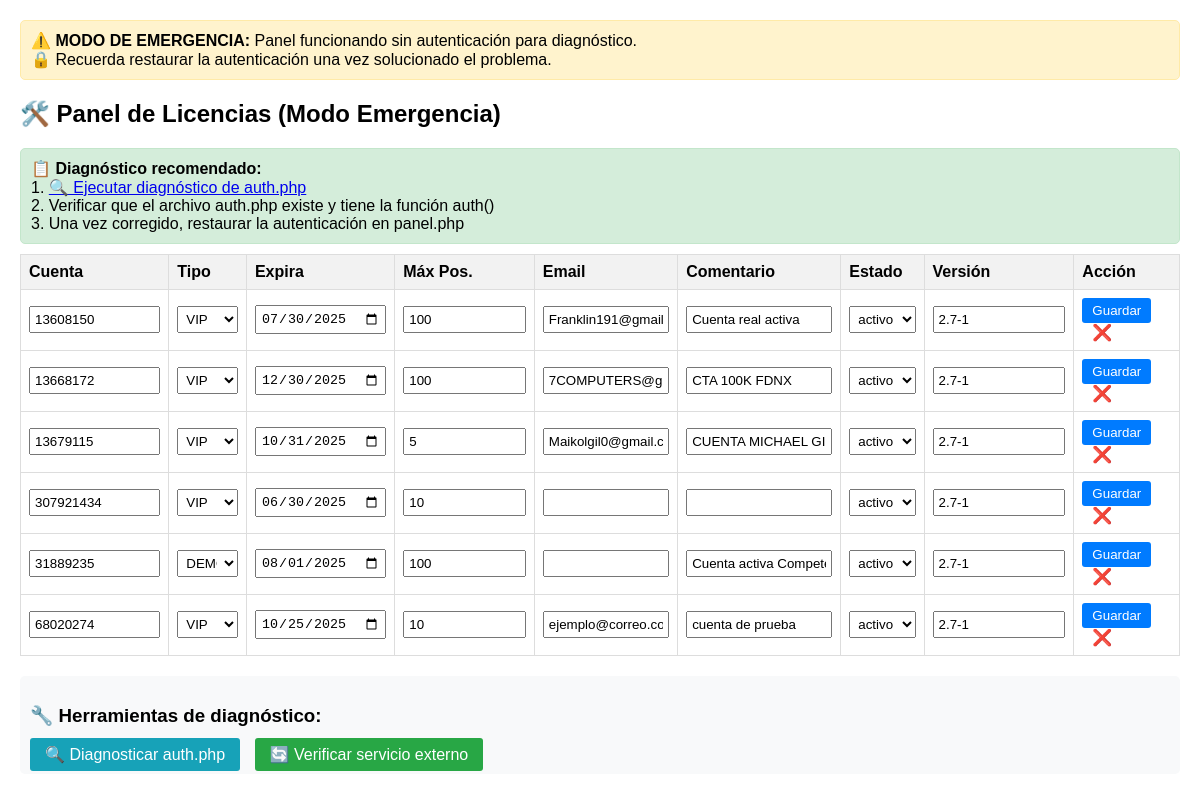
/axrepad/panel_no_auth.php, run on an earlier commit of the app's database.
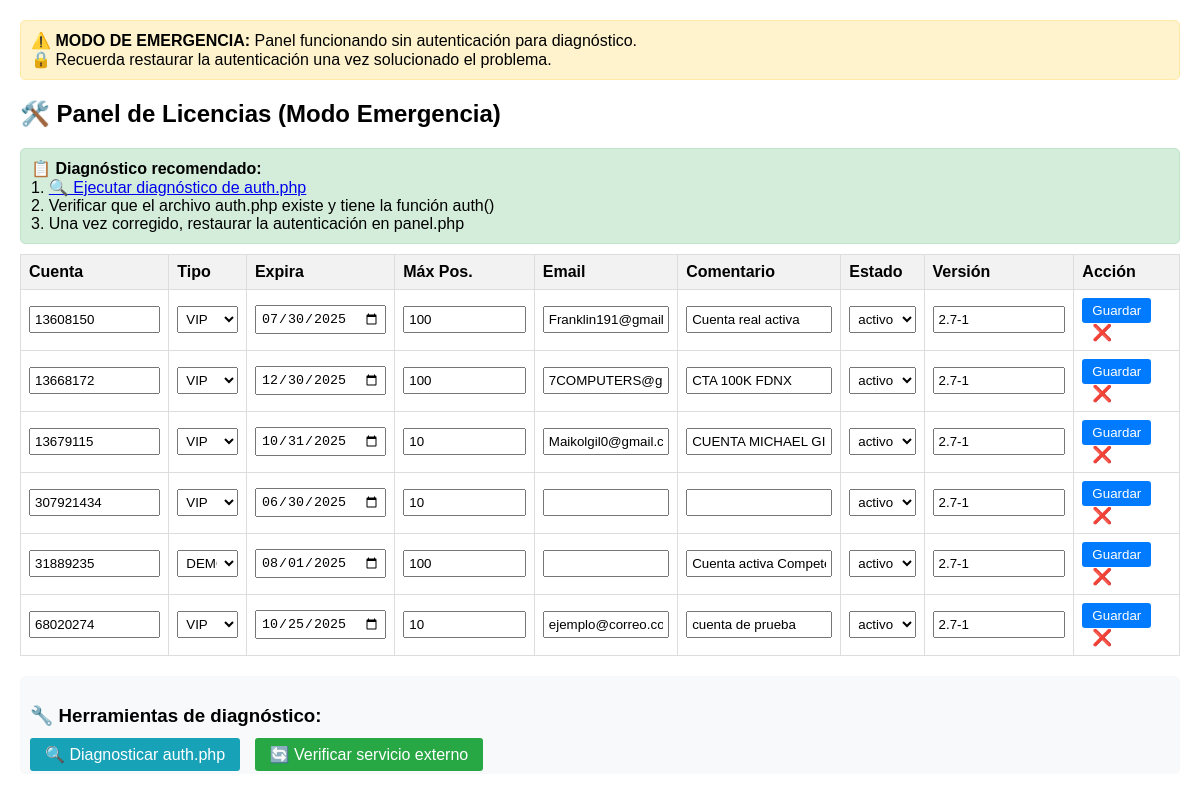
And on a later commit of the database.
### tables this page shows
CREATE TABLE licencias (
    cuenta TEXT PRIMARY KEY,
    tipo TEXT,
    expira TEXT,
    max_posiciones INTEGER,
    email TEXT,
    comentario TEXT,
    estado TEXT,
    version_permitida TEXT
);

### public/axrepad/panel_no_auth.php (the view, shortened to what this page needs)
<?php
echo "<div style='background:#fff3cd; border:1px solid #ffeaa7; padding:10px; margin:10px 0; border-radius:5px;'>";
echo "⚠️ <strong>MODO DE EMERGENCIA:</strong> Panel funcionando sin autenticación para diagnóstico.<br>";
echo "🔒 Recuerda restaurar la autenticación una vez solucionado el problema.";
echo "</div>";
$db = new PDO('sqlite:/app/db/licencias.sqlite');
$db->setAttribute(PDO::ATTR_ERRMODE, PDO::ERRMODE_EXCEPTION);
$licencias = $db->query('SELECT * FROM licencias ORDER BY cuenta')->fetchAll(PDO::FETCH_ASSOC);
?>
<!DOCTYPE html>
<html>
<head>
</head>
<body>
<h2>🛠️ Panel de Licencias (Modo Emergencia)</h2>
<div class="alert">
    <strong>📋 Diagnóstico recomendado:</strong><br>
    1. <a href="auth_debug.php" target="_blank">🔍 Ejecutar diagnóstico de auth.php</a><br>
    2. Verificar que el archivo auth.php existe y tiene la función auth()<br>
    3. Una vez corregido, restaurar la autenticación en panel.php
</div>
<table>
<tr>
<th>Cuenta</th><th>Tipo</th><th>Expira</th><th>Máx Pos.</th><th>Email</th><th>Comentario</th><th>Estado</th><th>Versión</th><th>Acción</th>
</tr>
<?php foreach ($licencias as $lic) { ?>
<tr><form method="POST">
<td><input name="cuenta" value="<?=htmlspecialchars($lic['cuenta'])?>"></td>
<td>
    <select name="tipo">
        <option value="DEMO" <?=$lic['tipo']=='DEMO'?'selected':''?>>DEMO</option>
        <option value="VIP" <?=$lic['tipo']=='VIP'?'selected':''?>>VIP</option>
    </select>
</td>
<td><input type="date" name="expira" value="<?=htmlspecialchars($lic['expira'])?>"></td>
<td><input name="max_posiciones" type="number" value="<?=htmlspecialchars($lic['max_posiciones'])?>"></td>
<td><input name="email" value="<?=htmlspecialchars($lic['email'])?>"></td>
<td><input name="comentario" value="<?=htmlspecialchars($lic['comentario'])?>"></td>
<td>
    <select name="estado">
        <option value="activo" <?=$lic['estado']=='activo'?'selected':''?>>activo</option>
    </select>
</td>
<td><input name="version_permitida" value="<?=htmlspecialchars($lic['version_permitida'] ?? '')?>"></td>
<td>
    <button type="submit">Guardar</button>
    <a href="?eliminar=<?=htmlspecialchars($lic['cuenta'])?>" onclick="return confirm('¿Eliminar?')" style="color:red; text-decoration:none; margin-left:10px;">❌</a>
</td>
</form></tr>
<?php } ?>
</table>
<div style="margin-top: 20px; padding: 10px; background: #f8f9fa; border-radius: 5px;">
    <h3>🔧 Herramientas de diagnóstico:</h3>
    <a href="auth_debug.php" style="background: #17a2b8; color: white; padding: 8px 15px; text-decoration: none; border-radius: 3px; margin-right: 10px;">🔍 Diagnosticar auth.php</a>
    <a href="wake_service.php" style="background: #28a745; color: white; padding: 8px 15px; text-decoration: none; border-radius: 3px;">🔄 Verificar servicio externo</a>
</div>
</body>
</html>

### public/axrepad/panel_no_auth.php (style rules this page uses)
body { font-family: Arial, sans-serif; margin: 20px; }
table { border-collapse: collapse; width: 100%; }
th, td { border: 1px solid #ddd; padding: 8px; text-align: left; }
th { background-color: #f2f2f2; }
input, select { width: 100%; padding: 4px; }
button { background: #007bff; color: white; padding: 5px 10px; border: none; border-radius: 3px; cursor: pointer; }
.alert { background: #d4edda; border: 1px solid #c3e6cb; padding: 10px; border-radius: 5px; margin: 10px 0; }

What changed in the data, as far as the page shows it:
changed licencias "Maikolgil0@gmail.com": max_posiciones "5" → "10"
